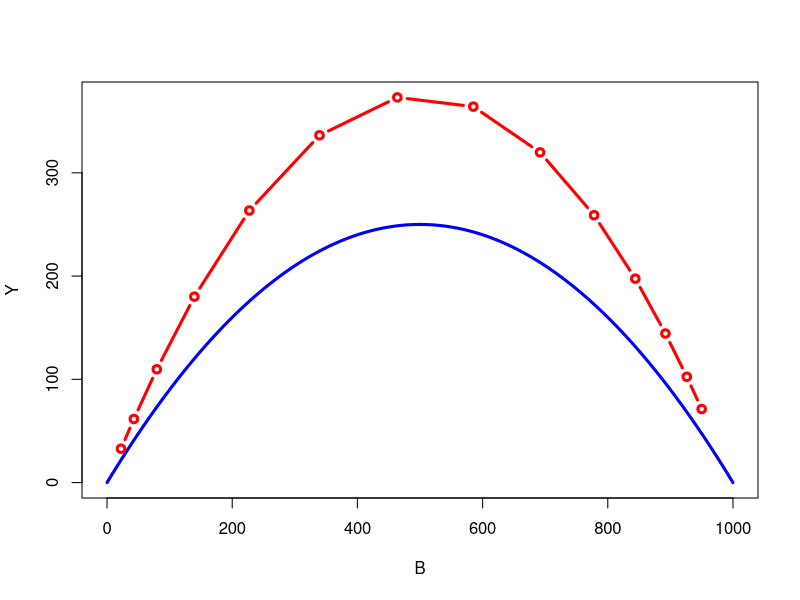

Generate this figure with R:
# example for an overfished stock

B0<-1000
K<-1000
r<-1

B<-0.95*B0
nextB<-B
Bseq<-NULL
Yseq<-NULL

prevB<-nextB
SY<-r*prevB*(1-prevB/K)
Y<-1.5*SY
nextB<-prevB+SY-Y
Bseq<-c(Bseq,prevB)
Yseq<-c(Yseq,Y)

prevB<-nextB
SY<-r*prevB*(1-prevB/K)
Y<-1.5*SY
nextB<-prevB+SY-Y
Bseq<-c(Bseq,prevB)
Yseq<-c(Yseq,Y)

prevB<-nextB
SY<-r*prevB*(1-prevB/K)
Y<-1.5*SY
nextB<-prevB+SY-Y
Bseq<-c(Bseq,prevB)
Yseq<-c(Yseq,Y)

prevB<-nextB
SY<-r*prevB*(1-prevB/K)
Y<-1.5*SY
nextB<-prevB+SY-Y
Bseq<-c(Bseq,prevB)
Yseq<-c(Yseq,Y)

prevB<-nextB
SY<-r*prevB*(1-prevB/K)
Y<-1.5*SY
nextB<-prevB+SY-Y
Bseq<-c(Bseq,prevB)
Yseq<-c(Yseq,Y)

prevB<-nextB
SY<-r*prevB*(1-prevB/K)
Y<-1.5*SY
nextB<-prevB+SY-Y
Bseq<-c(Bseq,prevB)
Yseq<-c(Yseq,Y)

prevB<-nextB
SY<-r*prevB*(1-prevB/K)
Y<-1.5*SY
nextB<-prevB+SY-Y
Bseq<-c(Bseq,prevB)
Yseq<-c(Yseq,Y)

prevB<-nextB
SY<-r*prevB*(1-prevB/K)
Y<-1.5*SY
nextB<-prevB+SY-Y
Bseq<-c(Bseq,prevB)
Yseq<-c(Yseq,Y)

prevB<-nextB
SY<-r*prevB*(1-prevB/K)
Y<-1.5*SY
nextB<-prevB+SY-Y
Bseq<-c(Bseq,prevB)
Yseq<-c(Yseq,Y)

prevB<-nextB
SY<-r*prevB*(1-prevB/K)
Y<-1.5*SY
nextB<-prevB+SY-Y
Bseq<-c(Bseq,prevB)
Yseq<-c(Yseq,Y)

prevB<-nextB
SY<-r*prevB*(1-prevB/K)
Y<-1.5*SY
nextB<-prevB+SY-Y
Bseq<-c(Bseq,prevB)
Yseq<-c(Yseq,Y)

prevB<-nextB
SY<-r*prevB*(1-prevB/K)
Y<-1.5*SY
nextB<-prevB+SY-Y
Bseq<-c(Bseq,prevB)
Yseq<-c(Yseq,Y)

prevB<-nextB
SY<-r*prevB*(1-prevB/K)
Y<-1.5*SY
nextB<-prevB+SY-Y
Bseq<-c(Bseq,prevB)
Yseq<-c(Yseq,Y)

prevB<-nextB
SY<-r*prevB*(1-prevB/K)
Y<-1.5*SY
nextB<-prevB+SY-Y
Bseq<-c(Bseq,prevB)
Yseq<-c(Yseq,Y)


Blevels<-0:1000
EYlevels<-r*Blevels*(1-Blevels/K)
plot(Blevels,EYlevels,type='l',lwd=3,col="blue",
     ylim=c(0,max(c(EYlevels,Yseq))),xlab="B",ylab="Y")
lines(Bseq,Yseq,lwd=3,col="red",type='b')